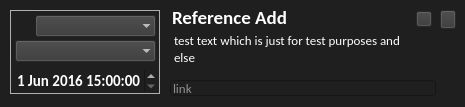
<?xml version="1.0" encoding="UTF-8"?>
<ui version="4.0">
 <class>arReminder</class>
 <widget class="QWidget" name="arReminder">
  <property name="windowModality">
   <enum>Qt::NonModal</enum>
  </property>
  <property name="geometry">
   <rect>
    <x>0</x>
    <y>0</y>
    <width>465</width>
    <height>107</height>
   </rect>
  </property>
  <property name="minimumSize">
   <size>
    <width>465</width>
    <height>107</height>
   </size>
  </property>
  <property name="maximumSize">
   <size>
    <width>465</width>
    <height>107</height>
   </size>
  </property>
  <property name="font">
   <font>
    <family>Calibri</family>
    <pointsize>11</pointsize>
    <weight>75</weight>
    <bold>true</bold>
   </font>
  </property>
  <property name="acceptDrops">
   <bool>false</bool>
  </property>
  <property name="windowTitle">
   <string>arReminder</string>
  </property>
  <property name="windowIcon">
   <iconset resource="../../../img/img.qrc">
    <normaloff>:/btn/btn/btnWrite48.png</normaloff>:/btn/btn/btnWrite48.png</iconset>
  </property>
  <property name="styleSheet">
   <string notr="true">color: rgb(255, 255, 255);
background-color: rgb(31, 31, 31);</string>
  </property>
  <widget class="QLineEdit" name="edtTitle">
   <property name="enabled">
    <bool>false</bool>
   </property>
   <property name="geometry">
    <rect>
     <x>170</x>
     <y>10</y>
     <width>236</width>
     <height>21</height>
    </rect>
   </property>
   <property name="font">
    <font>
     <family>Calibri</family>
     <pointsize>14</pointsize>
     <weight>75</weight>
     <bold>true</bold>
    </font>
   </property>
   <property name="text">
    <string>Reference Add</string>
   </property>
   <property name="frame">
    <bool>false</bool>
   </property>
   <property name="alignment">
    <set>Qt::AlignBottom|Qt::AlignLeading|Qt::AlignLeft</set>
   </property>
   <property name="readOnly">
    <bool>false</bool>
   </property>
   <property name="placeholderText">
    <string>Title</string>
   </property>
  </widget>
  <widget class="QPlainTextEdit" name="edtMsg">
   <property name="enabled">
    <bool>false</bool>
   </property>
   <property name="geometry">
    <rect>
     <x>170</x>
     <y>28</y>
     <width>286</width>
     <height>52</height>
    </rect>
   </property>
   <property name="font">
    <font>
     <family>Calibri</family>
     <pointsize>10</pointsize>
    </font>
   </property>
   <property name="frameShape">
    <enum>QFrame::NoFrame</enum>
   </property>
   <property name="verticalScrollBarPolicy">
    <enum>Qt::ScrollBarAlwaysOff</enum>
   </property>
   <property name="horizontalScrollBarPolicy">
    <enum>Qt::ScrollBarAlwaysOff</enum>
   </property>
   <property name="plainText">
    <string>test text which is just for test purposes and
else</string>
   </property>
   <property name="tabStopWidth">
    <number>80</number>
   </property>
  </widget>
  <widget class="QLabel" name="lblUserFrom">
   <property name="geometry">
    <rect>
     <x>440</x>
     <y>80</y>
     <width>16</width>
     <height>16</height>
    </rect>
   </property>
   <property name="toolTip">
    <string>User</string>
   </property>
   <property name="styleSheet">
    <string notr="true">background-color: 'transparent';</string>
   </property>
   <property name="text">
    <string/>
   </property>
   <property name="pixmap">
    <pixmap resource="../../../img/img.qrc">:/placeholder/placeholder/user.png</pixmap>
   </property>
   <property name="scaledContents">
    <bool>true</bool>
   </property>
  </widget>
  <widget class="QPushButton" name="btnCancel">
   <property name="geometry">
    <rect>
     <x>440</x>
     <y>10</y>
     <width>16</width>
     <height>19</height>
    </rect>
   </property>
   <property name="toolTip">
    <string>Close Window</string>
   </property>
   <property name="styleSheet">
    <string notr="true">background-color: rgb(56, 56, 56);</string>
   </property>
   <property name="text">
    <string/>
   </property>
   <property name="icon">
    <iconset resource="../../../img/img.qrc">
     <normaloff>:/btn/btn/btnDenial91.png</normaloff>:/btn/btn/btnDenial91.png</iconset>
   </property>
   <property name="iconSize">
    <size>
     <width>91</width>
     <height>32</height>
    </size>
   </property>
   <property name="shortcut">
    <string>Esc</string>
   </property>
  </widget>
  <widget class="QLineEdit" name="edtTime">
   <property name="enabled">
    <bool>false</bool>
   </property>
   <property name="geometry">
    <rect>
     <x>172</x>
     <y>80</y>
     <width>186</width>
     <height>16</height>
    </rect>
   </property>
   <property name="font">
    <font>
     <family>Calibri</family>
     <pointsize>10</pointsize>
     <weight>50</weight>
     <bold>false</bold>
    </font>
   </property>
   <property name="toolTip">
    <string>Send Time</string>
   </property>
   <property name="styleSheet">
    <string notr="true">color: rgb(180, 180, 180);
background-color: 'transparent';</string>
   </property>
   <property name="text">
    <string>2016-05-28 16:41:32</string>
   </property>
   <property name="frame">
    <bool>false</bool>
   </property>
   <property name="readOnly">
    <bool>true</bool>
   </property>
  </widget>
  <widget class="QComboBox" name="cbxTopic">
   <property name="enabled">
    <bool>true</bool>
   </property>
   <property name="geometry">
    <rect>
     <x>15</x>
     <y>40</y>
     <width>141</width>
     <height>22</height>
    </rect>
   </property>
   <property name="font">
    <font>
     <family>Malgun Gothic</family>
     <pointsize>10</pointsize>
     <weight>75</weight>
     <bold>true</bold>
    </font>
   </property>
   <property name="toolTip">
    <string>Status</string>
   </property>
   <property name="layoutDirection">
    <enum>Qt::LeftToRight</enum>
   </property>
   <property name="styleSheet">
    <string notr="true">background-color: rgb(56, 56, 56);</string>
   </property>
   <property name="editable">
    <bool>false</bool>
   </property>
   <property name="insertPolicy">
    <enum>QComboBox::InsertAtBottom</enum>
   </property>
   <property name="frame">
    <bool>false</bool>
   </property>
  </widget>
  <widget class="QLineEdit" name="edtImgLink">
   <property name="geometry">
    <rect>
     <x>170</x>
     <y>80</y>
     <width>266</width>
     <height>16</height>
    </rect>
   </property>
   <property name="font">
    <font>
     <family>Calibri</family>
     <pointsize>10</pointsize>
     <weight>50</weight>
     <bold>false</bold>
    </font>
   </property>
   <property name="toolTip">
    <string>File Name</string>
   </property>
   <property name="text">
    <string/>
   </property>
   <property name="frame">
    <bool>true</bool>
   </property>
   <property name="readOnly">
    <bool>false</bool>
   </property>
   <property name="placeholderText">
    <string>link</string>
   </property>
  </widget>
  <widget class="QPushButton" name="btnAccept">
   <property name="geometry">
    <rect>
     <x>416</x>
     <y>11</y>
     <width>16</width>
     <height>16</height>
    </rect>
   </property>
   <property name="styleSheet">
    <string notr="true">background-color: rgb(56, 56, 56);</string>
   </property>
   <property name="text">
    <string/>
   </property>
   <property name="icon">
    <iconset resource="../../../img/img.qrc">
     <normaloff>:/btn/btn/btnAdd48.png</normaloff>:/btn/btn/btnAdd48.png</iconset>
   </property>
   <property name="iconSize">
    <size>
     <width>22</width>
     <height>22</height>
    </size>
   </property>
   <property name="shortcut">
    <string>+</string>
   </property>
  </widget>
  <widget class="QComboBox" name="cbxTo">
   <property name="enabled">
    <bool>true</bool>
   </property>
   <property name="geometry">
    <rect>
     <x>35</x>
     <y>15</y>
     <width>121</width>
     <height>22</height>
    </rect>
   </property>
   <property name="font">
    <font>
     <family>Malgun Gothic</family>
     <pointsize>10</pointsize>
     <weight>75</weight>
     <bold>true</bold>
    </font>
   </property>
   <property name="toolTip">
    <string>Status</string>
   </property>
   <property name="layoutDirection">
    <enum>Qt::LeftToRight</enum>
   </property>
   <property name="styleSheet">
    <string notr="true">background-color: rgb(56, 56, 56);</string>
   </property>
   <property name="editable">
    <bool>false</bool>
   </property>
   <property name="insertPolicy">
    <enum>QComboBox::InsertAtBottom</enum>
   </property>
   <property name="frame">
    <bool>false</bool>
   </property>
  </widget>
  <widget class="QDateTimeEdit" name="edtDate">
   <property name="geometry">
    <rect>
     <x>15</x>
     <y>70</y>
     <width>141</width>
     <height>22</height>
    </rect>
   </property>
   <property name="wrapping">
    <bool>false</bool>
   </property>
   <property name="frame">
    <bool>false</bool>
   </property>
   <property name="buttonSymbols">
    <enum>QAbstractSpinBox::UpDownArrows</enum>
   </property>
   <property name="accelerated">
    <bool>false</bool>
   </property>
   <property name="correctionMode">
    <enum>QAbstractSpinBox::CorrectToPreviousValue</enum>
   </property>
   <property name="dateTime">
    <datetime>
     <hour>15</hour>
     <minute>0</minute>
     <second>0</second>
     <year>2016</year>
     <month>6</month>
     <day>1</day>
    </datetime>
   </property>
  </widget>
  <widget class="QLabel" name="lblUserTo">
   <property name="geometry">
    <rect>
     <x>15</x>
     <y>15</y>
     <width>21</width>
     <height>21</height>
    </rect>
   </property>
   <property name="toolTip">
    <string>User</string>
   </property>
   <property name="styleSheet">
    <string notr="true">background-color: 'transparent';</string>
   </property>
   <property name="text">
    <string/>
   </property>
   <property name="pixmap">
    <pixmap resource="../../../img/img.qrc">:/placeholder/placeholder/user.png</pixmap>
   </property>
   <property name="scaledContents">
    <bool>true</bool>
   </property>
  </widget>
  <widget class="QLabel" name="lblPreviewImgBG">
   <property name="enabled">
    <bool>false</bool>
   </property>
   <property name="geometry">
    <rect>
     <x>10</x>
     <y>10</y>
     <width>150</width>
     <height>84</height>
    </rect>
   </property>
   <property name="font">
    <font>
     <family>Malgun Gothic</family>
     <pointsize>8</pointsize>
    </font>
   </property>
   <property name="toolTip">
    <string>Thumb Image</string>
   </property>
   <property name="styleSheet">
    <string notr="true">color: rgb(175, 175, 175);</string>
   </property>
   <property name="frameShape">
    <enum>QFrame::Box</enum>
   </property>
   <property name="frameShadow">
    <enum>QFrame::Plain</enum>
   </property>
   <property name="text">
    <string/>
   </property>
   <property name="textFormat">
    <enum>Qt::AutoText</enum>
   </property>
   <property name="pixmap">
    <pixmap>:/placeholder/img/placeholder/000.png</pixmap>
   </property>
   <property name="scaledContents">
    <bool>true</bool>
   </property>
   <property name="alignment">
    <set>Qt::AlignLeading|Qt::AlignLeft|Qt::AlignTop</set>
   </property>
   <property name="wordWrap">
    <bool>false</bool>
   </property>
  </widget>
  <widget class="QPushButton" name="btnPreviewImg">
   <property name="geometry">
    <rect>
     <x>10</x>
     <y>10</y>
     <width>150</width>
     <height>84</height>
    </rect>
   </property>
   <property name="toolTip">
    <string>Preview</string>
   </property>
   <property name="text">
    <string/>
   </property>
   <property name="icon">
    <iconset resource="../../../img/img.qrc">
     <normaloff>:/placeholder/placeholder/image.png</normaloff>:/placeholder/placeholder/image.png</iconset>
   </property>
   <property name="iconSize">
    <size>
     <width>151</width>
     <height>86</height>
    </size>
   </property>
   <property name="autoDefault">
    <bool>false</bool>
   </property>
   <property name="default">
    <bool>false</bool>
   </property>
   <property name="flat">
    <bool>true</bool>
   </property>
  </widget>
  <zorder>lblPreviewImgBG</zorder>
  <zorder>btnPreviewImg</zorder>
  <zorder>edtTitle</zorder>
  <zorder>edtMsg</zorder>
  <zorder>lblUserFrom</zorder>
  <zorder>btnCancel</zorder>
  <zorder>edtTime</zorder>
  <zorder>cbxTopic</zorder>
  <zorder>edtImgLink</zorder>
  <zorder>btnAccept</zorder>
  <zorder>cbxTo</zorder>
  <zorder>edtDate</zorder>
  <zorder>lblUserTo</zorder>
 </widget>
 <resources>
  <include location="../../../img/img.qrc"/>
 </resources>
 <connections/>
</ui>
